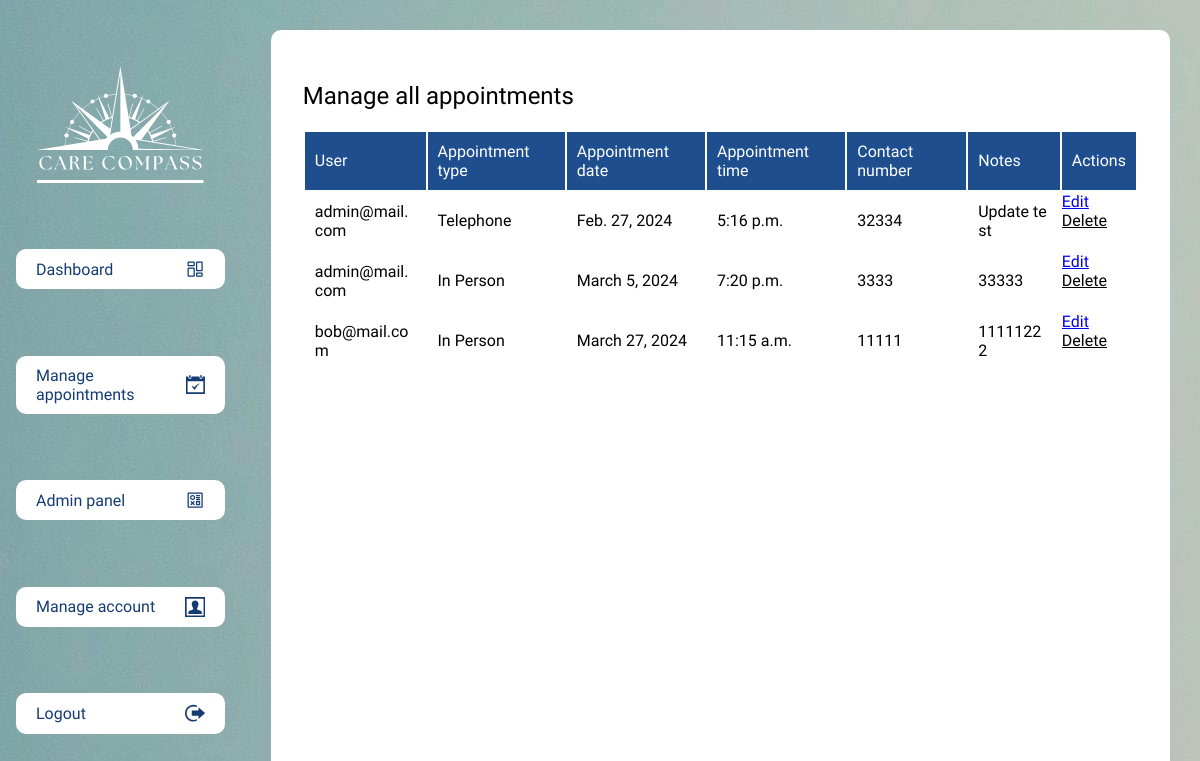
Before: /appointments/admin_view/ (signed in) with the older database file.
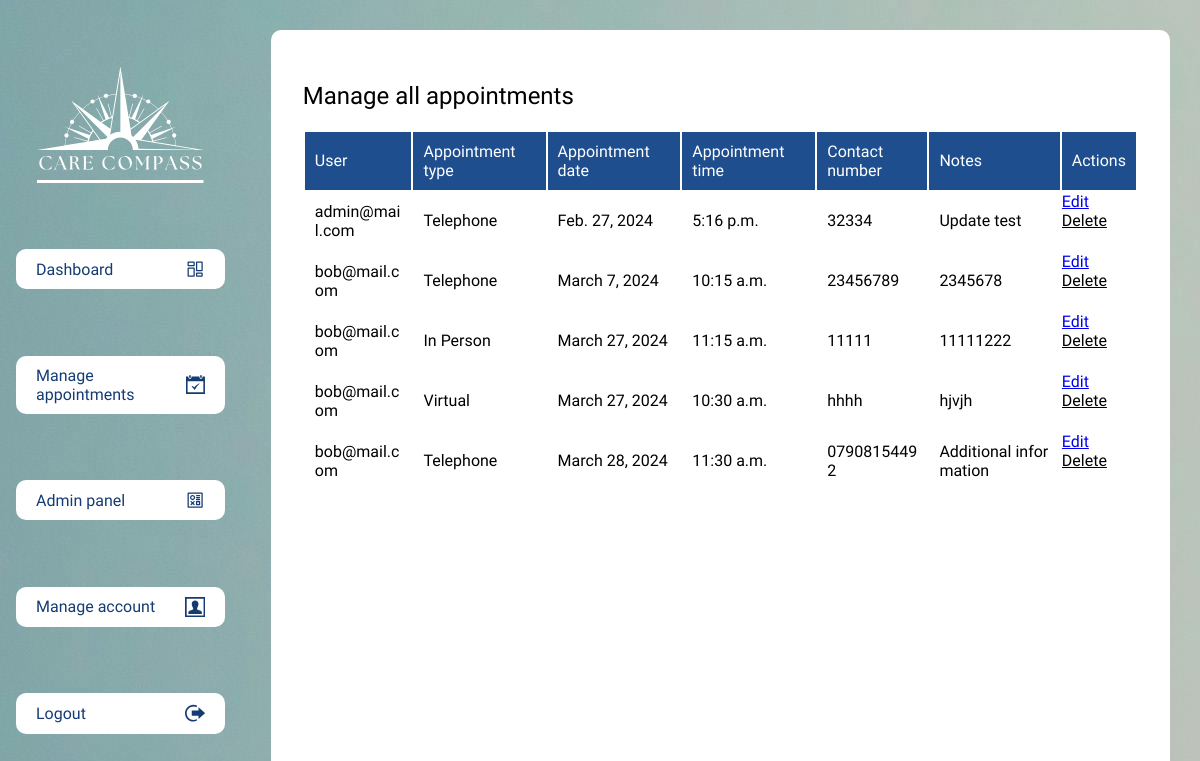
After: the same page with the newer database file.
### appointments/models.py (models this page shows, shortened)
class Appointment(models.Model):
    user = models.ForeignKey(settings.AUTH_USER_MODEL, on_delete=models.CASCADE, related_name='appointments')
    appointment_type = models.CharField(max_length=100)
    date = models.DateField()
    time = models.TimeField()
    contact_number = models.CharField(max_length=15)
    user_notes = models.TextField(blank=True)
    admin_notes = models.TextField(blank=True)
    created_at = models.DateTimeField(auto_now_add=True)
    updated_at = models.DateTimeField(auto_now=True)

### accounts/models.py (models this page shows, shortened)
class User(AbstractBaseUser, PermissionsMixin):
    first_name = models.CharField(max_length=30)
    last_name = models.CharField(max_length=30)
    email = models.EmailField(unique=True)
    gp_code = models.CharField(max_length=30, blank=True, null=True)
    created_at = models.DateTimeField(auto_now_add=True)
    updated_at = models.DateTimeField(auto_now=True)
    is_admin = models.BooleanField(default=False)
    is_staff = models.BooleanField(default=False)
    USERNAME_FIELD = 'email'
    REQUIRED_FIELDS = ['first_name', 'last_name']
    objects = UserManager()

### appointments/views.py (the view)
# urls.py: path('admin_view/', views.admin_view_appointments, name='admin_view_appointments'),
@login_required
def admin_view_appointments(request):
    if request.user.is_admin:
        appointments = Appointment.objects.all().order_by('date')
        return render(request, 'appointments/admin_view_appointments.html', {'appointments': appointments})
    else:
        return redirect('some_error_page')

### templates/appointments/admin_view_appointments.html (shortened to what this page needs)
{% extends 'base.html' %} {% block content %}
<h2>Manage all appointments</h2>
<table>
  <tr>
    <th>User</th>
    <th>Appointment type</th>
    <th>Appointment date</th>
    <th>Appointment time</th>
    <th>Contact number</th>
    <th>Notes</th>
    <th>Actions</th>
  </tr>
  {% for appointment in appointments %}
  <tr>
    <td>{{ appointment.user }}</td>
    <td>{{ appointment.appointment_type }}</td>
    <td>{{ appointment.date }}</td>
    <td>{{ appointment.time }}</td>
    <td>{{ appointment.contact_number }}</td>
    <td>{{ appointment.user_notes }}</td>
    <td class="col">
      <a href="{% url 'appointments:edit_appointment' appointment.id %}" class="edit-btn">Edit</a>
      <a class="delete-btn" data-appointment-id="{{ appointment.id }}">Delete</a>
    </td>
  </tr>
  {% endfor %}
</table>
 {% endblock %}

### templates/base.html (shortened to what this page needs)
{% load static %}
<!DOCTYPE html>
<html lang="en">
  <head>
    <link
      rel="stylesheet"
      type="text/css"
      href="{% static 'css/style.css' %}"
    />
  </head>
  <body>
    {% include 'navbar.html' %}
    <main>
      {% block content %}{% endblock %}
    </main>
  </body>
</html>

### templates/navbar.html (shortened to what this page needs)
{% load static %}
<nav>
  <div class="nav-logo-wrapper">
    <img
      src="{% static 'assets/logos/care-compass-logo.svg' %}"
      alt="Care Compass logo"
    />
  </div>
  <div class="nav-item">
    <a href="{% url 'accounts:dashboard' %}"
      >Dashboard
    </a>
  </div>
  {% if user.is_authenticated and user.is_admin %}
  <div class="nav-item">
    <a href="{% url 'appointments:admin_view_appointments' %}"
      >Manage appointments
    </a>
  </div>
  <div class="nav-item">
    <a href="{% url 'admin:index' %}"
      >Admin panel
    </a>
  </div>
  {% endif %}
  <div class="nav-item">
    <a href="{% url 'accounts:account_management' %}"
      >Manage account
    </a>
  </div>
  <div class="nav-item">
    <a href="{% url 'accounts:logout' %}"
      >Logout
    </a>
  </div>
</nav>

### static/css/layout.css (style rules this page uses)
body { font-family: "Segoe UI", Tahoma, Geneva, Verdana, sans-serif; font-size: 16px; font-style: normal; font-weight: 400; display: flex; flex-direction: row; width: 100vw; height: 100vh; margin: 0; padding: 0; background-image: url("../assets/images/background-pattern-1.jpg"); }
main { display: flex; flex-direction: column; width: calc(85% - 60px); padding: 2rem; margin: 30px; background-color: #ffffff; border-radius: 10px; overflow-y: scroll; }
.col { display: flex; flex-direction: column; height: 100%; width: 100%; overflow: hidden; margin: 0; padding: 0; }

### static/css/buttons.css (style rules this page uses)
.delete-btn { cursor: pointer; text-decoration: underline; }

### static/css/nav.css (style rules this page uses)
nav { display: flex; flex-direction: column; justify-content: space-evenly; align-items: center; width: 20%; height: 100%; padding: 0 1rem; }
.nav-logo-wrapper { width: 100%; display: flex; justify-content: center; align-items: center; }
.nav-logo-wrapper img { width: 80%; height: auto; }
.nav-item { display: flex; width: 100%; align-items: center; background-color: #ffffff; color: #143c72; fill: #143c72; border-radius: 10px; transition: 0.3s; }
.nav-item a { text-decoration: none; color: inherit; font-size: 1rem; width: 100%; height: 100%; padding: 10px 20px; display: flex; align-items: center; justify-content: space-between; }
.nav-item a svg { width: 12%; height: auto; fill: inherit; }

### static/css/tables.css (style rules this page uses)
table { width: 100%; }
tr { width: 100%; }
th { background-color: #1f4e8f; color: #fff; padding: 10px; text-align: left; }
td { background-color: #fff; color: #000; padding: 10px; text-align: left; word-break: break-all; text-wrap: wrap; }

Changed rows visible on the page:
removed Appointment: user "admin@mail.com", appointment_type "In Person", date "March 5, 2024", time "7:20 p.m.", contact_number "3333", user_notes "33333"
added Appointment: user "bob@mail.com", appointment_type "Telephone", date "March 7, 2024", time "10:15 a.m.", contact_number "23456789", user_notes "2345678"
added Appointment: user "bob@mail.com", appointment_type "Virtual", date "March 27, 2024", time "10:30 a.m.", contact_number "hhhh", user_notes "hjvjh"
added Appointment: user "bob@mail.com", appointment_type "Telephone", date "March 28, 2024", time "11:30 a.m.", contact_number "07908154492", user_notes "Additional information"
